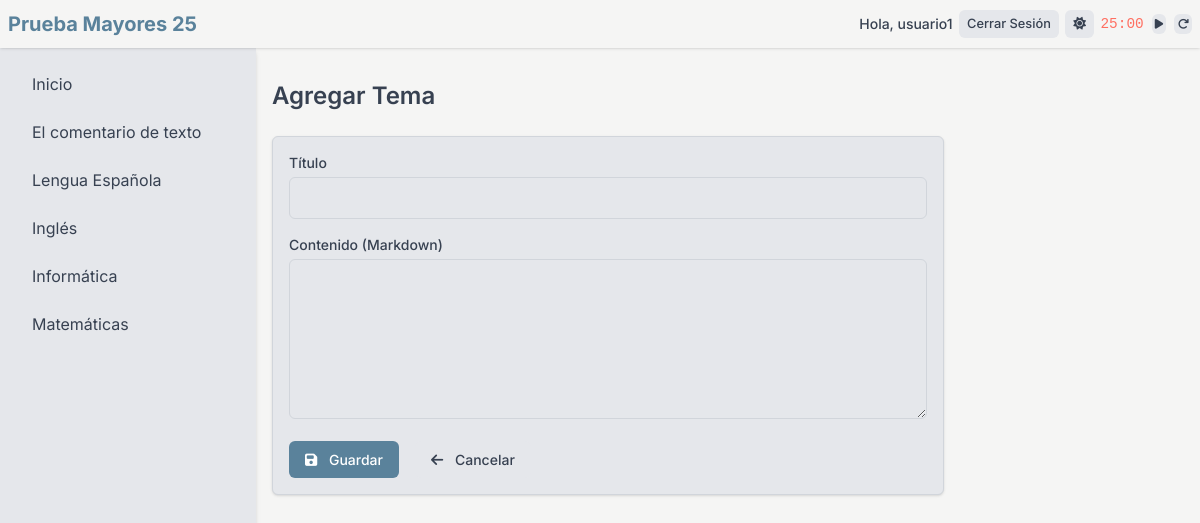
Page /asignatura/1/agregar_tema (signed in) on the committed database.
### tables this page shows
CREATE TABLE usuarios (
                id INTEGER PRIMARY KEY AUTOINCREMENT,
                username TEXT NOT NULL UNIQUE,
                password TEXT NOT NULL
            );

CREATE TABLE asignaturas (
                id INTEGER PRIMARY KEY AUTOINCREMENT,
                nombre TEXT NOT NULL UNIQUE,
                descripcion TEXT
            );

### app.py (the view, shortened to what this page needs)
@app.route("/asignatura/<int:asignatura_id>/agregar_tema", methods=["GET", "POST"])
@login_required
def agregar_tema(asignatura_id):
    with closing(get_db_connection()) as conn:
        asignatura_row = conn.execute(
            "SELECT id, nombre FROM asignaturas WHERE ID = ?", (asignatura_id,)
        ).fetchone()
        if not asignatura_row:
            return redirect(url_for("index"))
        asignatura = dict(asignatura_row)
    return render_template(
        "agregar_tema.html",
        asignatura_id=asignatura_id,
        asignatura=asignatura,
        asignaturas=fetch_asignaturas(),
        navbar_data=get_navbar_data(),
    )

### app.py (called while the page is built)
@login_manager.user_loader
def load_user(user_id):
    with closing(get_db_connection()) as conn:
        user = conn.execute(
            "SELECT id, username FROM usuarios WHERE id = ?", (user_id,)
        ).fetchone()
        return User(user["id"], user["username"]) if user else None

def fetch_asignaturas():
    with closing(get_db_connection()) as conn:
        return [
            dict(row)
            for row in conn.execute(
                "SELECT id, nombre, descripcion FROM asignaturas"
            ).fetchall()
        ]

def get_navbar_data():
    return {
        "is_authenticated": current_user.is_authenticated,
        "username": current_user.username if current_user.is_authenticated else None,
        "dark_mode": session.get("dark_mode", False),
    }

### init_db.py (called while the page is built)
def get_db_connection():
    db_path = os.path.join(current_app.root_path, "instance", "database.db")
    conn = sqlite3.connect(db_path, check_same_thread=False)
    conn.row_factory = sqlite3.Row
    return conn

### templates/agregar_tema.html (shortened to what this page needs)
<!DOCTYPE html>
<html lang="es" data-theme="{{ 'dark' if navbar_data.dark_mode else 'light' }}">
<head>
    <link rel="stylesheet" href="https://cdnjs.cloudflare.com/ajax/libs/font-awesome/6.5.1/css/all.min.css">
    <script src="https://cdn.tailwindcss.com"></script>
    <link rel="stylesheet" href="{{ url_for('static', filename='css/style.css') }}">
</head>
<body>
    {% include '_navbar.html' %}
    {% include '_sidebar.html' %}
    <main class="content">
        <h1 class="text-2xl font-semibold mb-6">Agregar Tema</h1>
        <form method="POST" class="card max-w-2xl">
            <div class="mb-4">
                <label for="titulo" class="block text-sm font-medium mb-1">Título</label>
                <input type="text" id="titulo" name="titulo" class="w-full p-2 border border-[var(--border)] rounded-md"
                    required>
            </div>
            <div class="mb-4">
                <label for="contenido" class="block text-sm font-medium mb-1">Contenido (Markdown)</label>
                <textarea id="contenido" name="contenido"
                    class="w-full p-2 border border-[var(--border)] rounded-md h-40" required></textarea>
            </div>
            <div class="flex space-x-4">
                <button type="submit" class="btn btn-primary"><i class="fas fa-save mr-2"></i> Guardar</button>
                <a href="{{ url_for('mostrar_temas', asignatura_id=asignatura_id) }}" class="btn btn-secondary"><i
                        class="fas fa-arrow-left mr-2"></i> Cancelar</a>
            </div>
        </form>
    </main>
</body>
</html>

### templates/_navbar.html (shortened to what this page needs)
<nav class="navbar">
    <div class="navbar-container">
        <a href="{{ url_for('index') }}" class="navbar-brand">Prueba Mayores 25</a>
        <div class="navbar-menu">
            {% if navbar_data.is_authenticated %}
            <span class="text-sm font-medium">Hola, {{ navbar_data.username }}</span>
            <a href="{{ url_for('logout') }}" class="navbar-btn navbar-btn-secondary">Cerrar Sesión</a>
            {% else %}
            <a href="{{ url_for('login') }}" class="navbar-btn navbar-btn-primary">Iniciar Sesión</a>
            <a href="{{ url_for('register') }}" class="navbar-btn navbar-btn-secondary">Registrarse</a>
            {% endif %}
            <form method="POST" action="{{ url_for('toggle_theme') }}">
                <button type="submit" class="navbar-btn navbar-btn-secondary" title="Cambiar tema">
                    <i class="fas fa-{{ 'moon' if navbar_data.dark_mode else 'sun' }}"></i>
                </button>
            </form>
            <div class="pomodoro-container flex items-center gap-2">
                <span id="pomodoroTime" class="font-mono text-sm">25:00</span>
                <button id="pomodoroToggle" class="navbar-btn navbar-btn-secondary p-1" title="Iniciar/Pausar">
                </button>
                <button id="pomodoroReset" class="navbar-btn navbar-btn-secondary p-1" title="Reiniciar">
                    <i class="fas fa-redo"></i>
                </button>
            </div>
        </div>
    </div>
</nav>

### templates/_sidebar.html
<aside class="sidebar">
    <ul>
        <li><a href="{{ url_for('index') }}">Inicio</a></li>
        {% for asignatura in asignaturas %}
        <li><a href="{{ url_for('mostrar_asignatura', asignatura_id=asignatura['id']) }}">{{ asignatura['nombre'] }}</a>
        </li>
        {% endfor %}
    </ul>
</aside>

### static/css/style.css (style rules this page uses)
:root { --primary-bg: #f5f5f4; --primary-text: #374151; --secondary-bg: #e5e7eb; --accent: #5a829b; --accent-hover: #456e87; --border: #d1d5db; --shadow: rgba(0, 0, 0, 0.1); --work-color: #ff6f61; --rest-color: #4caf50; }
body { font-family: Inter, sans-serif; background-color: var(--primary-bg); color: var(--primary-text); transition: background-color 0.3s ease, color 0.3s ease; margin: 0; padding: 0; }
.navbar { position: fixed; top: 0; left: 0; width: 100%; z-index: 20; background-color: var(--primary-bg); box-shadow: 0 1px 3px 0 var(--shadow), 0 1px 2px -1px var(--shadow); padding: 0.5rem; min-height: 3rem; display: flex; align-items: center; box-sizing: border-box; }
.navbar-container { display: flex; align-items: center; justify-content: space-between; width: 100%; max-width: 80rem; margin: 0 auto; flex-wrap: nowrap; }
.navbar-brand { font-size: 1.25rem; font-weight: 700; color: var(--accent); white-space: nowrap; overflow: hidden; text-overflow: ellipsis; }
.navbar-menu { display: flex; align-items: center; gap: 0.4rem; flex-wrap: nowrap; overflow-x: auto; -webkit-overflow-scrolling: touch; scrollbar-width: none; }
.navbar-menu>* { margin-left: 0; }
.navbar-btn { padding: 0.3rem 0.5rem; border-radius: 0.375rem; font-weight: 500; font-size: 0.8rem; transition: background-color 0.2s ease-in-out, color 0.2s ease-in-out; white-space: nowrap; }
.navbar-btn-secondary { background-color: var(--secondary-bg); color: var(--primary-text); }
.sidebar { position: fixed; top: 3rem; left: 0; width: 16rem; height: calc(100vh - 3rem); background-color: var(--secondary-bg); box-shadow: 0 4px 6px -1px var(--shadow), 0 2px 4px -1px var(--shadow); transform: translateX(-100%); transition: transform 0.3s ease-in-out; }
.sidebar ul { padding: 1rem; display: flex; flex-direction: column; gap: 0.5rem; list-style: none; margin: 0; }
.sidebar li a { display: block; padding: 0.5rem 1rem; border-radius: 0.375rem; color: var(--primary-text); text-decoration: none; transition: background-color 0.2s ease-in-out, color 0.2s ease-in-out; }
.content { padding-top: 5rem; padding-left: 1rem; padding-right: 1rem; min-height: 100vh; transition: margin-left 0.3s ease-in-out; box-sizing: border-box; }
@media (min-width: 769px) { .content { margin-left: 16rem; } }
@media (min-width: 769px) { .sidebar { transform: translateX(0); } }
.btn { padding: 0.5rem 1rem; border-radius: 0.375rem; font-weight: 500; font-size: 0.875rem; transition: background-color 0.2s ease-in-out, color 0.2s ease-in-out; cursor: pointer; border: none; }
.btn-primary { background-color: var(--accent); color: #fff; }
.btn-secondary { background-color: var(--secondary-bg); color: var(--primary-text); }
.card { background-color: var(--secondary-bg); padding: 1rem; border-radius: 0.375rem; box-shadow: 0 1px 3px 0 var(--shadow), 0 1px 2px -1px var(--shadow); border: 1px solid var(--border); }
input[type="text"], input[type="password"], textarea { background-color: var(--secondary-bg); color: var(--primary-text); border: 1px solid var(--border); padding: 0.5rem; border-radius: 0.375rem; width: 100%; box-sizing: border-box; transition: background-color 0.3s ease, color 0.3s ease, border-color 0.3s ease; }
.pomodoro-container { display: flex; align-items: center; gap: 0.4rem; }
#pomodoroTime { font-family: monospace; font-size: 0.9rem; color: inherit; min-width: 40px; transition: all 0.2s ease; }
#pomodoroTime.work { color: var(--work-color); }
#pomodoroToggle, #pomodoroReset { padding: 0.2rem !important; line-height: 1; transition: all 0.2s ease; }
#pomodoroToggle i, #pomodoroReset i { font-size: 0.7rem; }
p, li { line-height: 1.5 !important; }

### rows in the picture
usuarios: username "usuario1"
asignaturas: nombre "El comentario de texto"
asignaturas: nombre "Lengua Española"
asignaturas: nombre "Inglés"
asignaturas: nombre "Informática"
asignaturas: nombre "Matemáticas"
